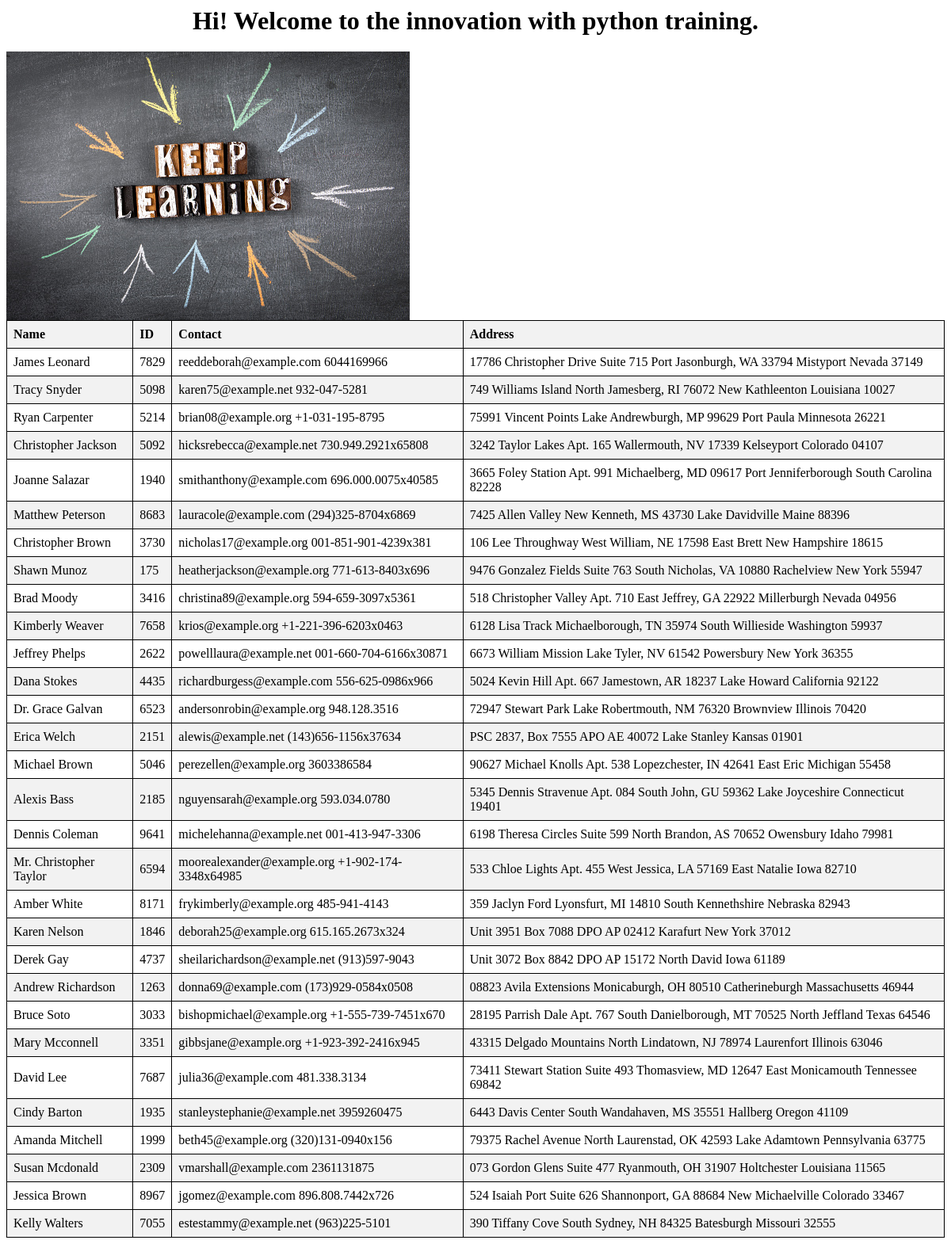
The page / on the database its author committed.
### FIRSTAPPLICATION/models.py (models this page shows)
class Name(models.Model):
    name = models.CharField(max_length=200)

class ID(models.Model):
    id_number = models.IntegerField()

class Contact(models.Model):
    email = models.EmailField()
    phone_number = models.CharField(max_length=20)

class Address(models.Model):
    address_line1 = models.CharField(max_length=200)
    address_line2 = models.CharField(max_length=200, blank=True)
    city = models.CharField(max_length=100)
    state = models.CharField(max_length=100)
    zip_code = models.CharField(max_length=20)

### FIRSTAPPLICATION/views.py (the view)
# urls.py: path('', views.home, name='home'),
def home(request):
    names = Name.objects.all()
    ids = ID.objects.all()
    contacts = Contact.objects.all()
    addresses = Address.objects.all()
    data = list(zip(names, ids, contacts, addresses))
    return render(request, 'FIRSTAPPLICATION/home.html',{'data':data})

### FIRSTAPPLICATION/templates/FIRSTAPPLICATION/home.html (shortened to what this page needs)
{% load static %}
<html>
<head>
    <link rel="stylesheet" type="text/css" href="{% static 'css/style.css' %}">
</head>
<body>
<h1>Hi! Welcome to the innovation with python training.</h1>
<img src="{% static 'images/image.jpg' %}" alt="image">
<table>
    <thead>
        <tr>
            <th>Name</th>
            <th>ID</th>
            <th>Contact</th>
            <th>Address</th>
        </tr>
    </thead>
    <tbody>
        {% for name, id, contact, address in data %}
        <tr>
            <td>{{ name.name }}</td>
            <td>{{ id.id_number }}</td>
            <td>{{ contact.email }} {{ contact.phone_number }}</td>
            <td>{{ address.address_line1 }} {{ address.address_line2 }} {{ address.city }} {{ address.state }} {{ address.zip_code }}</td>
        </tr>
        {% endfor %}
    </tbody>
</table>
</body>
</html>

### FIRSTAPPLICATION/static/CSS/style.css (style rules this page uses)
table { width: 100%; border-collapse: collapse; }
th, td { border: 1px solid black; padding: 8px; text-align: left; }
th { background-color: #f2f2f2; }
tr:nth-child(even) { background-color: #f2f2f2; }
h1 { text-align: center; font-size: 2em; font-weight: bold; margin-bottom: 20px; }

### rows shown on the page
Name: name "James Leonard", id_number "7829", email "reeddeborah@example.com", phone_number "6044169966", address_line1 "17786 Christopher Drive Suite 715 Port Jasonburgh, WA 33794", city "Mistyport", state "Nevada", zip_code "37149"
Name: name "Tracy Snyder", id_number "5098", email "karen75@example.net", phone_number "932-047-5281", address_line1 "749 Williams Island North Jamesberg, RI 76072", city "New Kathleenton", state "Louisiana", zip_code "10027"
Name: name "Ryan Carpenter", id_number "5214", email "brian08@example.org", phone_number "+1-031-195-8795", address_line1 "75991 Vincent Points Lake Andrewburgh, MP 99629", city "Port Paula", state "Minnesota", zip_code "26221"
Name: name "Christopher Jackson", id_number "5092", email "hicksrebecca@example.net", phone_number "730.949.2921x65808", address_line1 "3242 Taylor Lakes Apt. 165 Wallermouth, NV 17339", city "Kelseyport", state "Colorado", zip_code "04107"
Name: name "Joanne Salazar", id_number "1940", email "smithanthony@example.com", phone_number "696.000.0075x40585", address_line1 "3665 Foley Station Apt. 991 Michaelberg, MD 09617", city "Port Jenniferborough", state "South Carolina", zip_code "82228"
Name: name "Matthew Peterson", id_number "8683", email "lauracole@example.com", phone_number "(294)325-8704x6869", address_line1 "7425 Allen Valley New Kenneth, MS 43730", city "Lake Davidville", state "Maine", zip_code "88396"
Name: name "Christopher Brown", id_number "3730", email "nicholas17@example.org", phone_number "001-851-901-4239x381", address_line1 "106 Lee Throughway West William, NE 17598", city "East Brett", state "New Hampshire", zip_code "18615"
Name: name "Shawn Munoz", id_number "175", email "heatherjackson@example.org", phone_number "771-613-8403x696", address_line1 "9476 Gonzalez Fields Suite 763 South Nicholas, VA 10880", city "Rachelview", state "New York", zip_code "55947"
Name: name "Brad Moody", id_number "3416", email "christina89@example.org", phone_number "594-659-3097x5361", address_line1 "518 Christopher Valley Apt. 710 East Jeffrey, GA 22922", city "Millerburgh", state "Nevada", zip_code "04956"
Name: name "Kimberly Weaver", id_number "7658", email "krios@example.org", phone_number "+1-221-396-6203x0463", address_line1 "6128 Lisa Track Michaelborough, TN 35974", city "South Willieside", state "Washington", zip_code "59937"
Name: name "Jeffrey Phelps", id_number "2622", email "powelllaura@example.net", phone_number "001-660-704-6166x30871", address_line1 "6673 William Mission Lake Tyler, NV 61542", city "Powersbury", state "New York", zip_code "36355"
Name: name "Dana Stokes", id_number "4435", email "richardburgess@example.com", phone_number "556-625-0986x966", address_line1 "5024 Kevin Hill Apt. 667 Jamestown, AR 18237", city "Lake Howard", state "California", zip_code "92122"
Name: name "Dr. Grace Galvan", id_number "6523", email "andersonrobin@example.org", phone_number "948.128.3516", address_line1 "72947 Stewart Park Lake Robertmouth, NM 76320", city "Brownview", state "Illinois", zip_code "70420"
Name: name "Erica Welch", id_number "2151", email "alewis@example.net", phone_number "(143)656-1156x37634", address_line1 "PSC 2837, Box 7555 APO AE 40072", city "Lake Stanley", state "Kansas", zip_code "01901"
Name: name "Michael Brown", id_number "5046", email "perezellen@example.org", phone_number "3603386584", address_line1 "90627 Michael Knolls Apt. 538 Lopezchester, IN 42641", city "East Eric", state "Michigan", zip_code "55458"
Name: name "Alexis Bass", id_number "2185", email "nguyensarah@example.org", phone_number "593.034.0780", address_line1 "5345 Dennis Stravenue Apt. 084 South John, GU 59362", city "Lake Joyceshire", state "Connecticut", zip_code "19401"
Name: name "Dennis Coleman", id_number "9641", email "michelehanna@example.net", phone_number "001-413-947-3306", address_line1 "6198 Theresa Circles Suite 599 North Brandon, AS 70652", city "Owensbury", state "Idaho", zip_code "79981"
Name: name "Mr. Christopher Taylor", id_number "6594", email "moorealexander@example.org", phone_number "+1-902-174-3348x64985", address_line1 "533 Chloe Lights Apt. 455 West Jessica, LA 57169", city "East Natalie", state "Iowa", zip_code "82710"
Name: name "Amber White", id_number "8171", email "frykimberly@example.org", phone_number "485-941-4143", address_line1 "359 Jaclyn Ford Lyonsfurt, MI 14810", city "South Kennethshire", state "Nebraska", zip_code "82943"
Name: name "Karen Nelson", id_number "1846", email "deborah25@example.org", phone_number "615.165.2673x324", address_line1 "Unit 3951 Box 7088 DPO AP 02412", city "Karafurt", state "New York", zip_code "37012"
Name: name "Derek Gay", id_number "4737", email "sheilarichardson@example.net", phone_number "(913)597-9043", address_line1 "Unit 3072 Box 8842 DPO AP 15172", city "North David", state "Iowa", zip_code "61189"
Name: name "Andrew Richardson", id_number "1263", email "donna69@example.com", phone_number "(173)929-0584x0508", address_line1 "08823 Avila Extensions Monicaburgh, OH 80510", city "Catherineburgh", state "Massachusetts", zip_code "46944"
Name: name "Bruce Soto", id_number "3033", email "bishopmichael@example.org", phone_number "+1-555-739-7451x670", address_line1 "28195 Parrish Dale Apt. 767 South Danielborough, MT 70525", city "North Jeffland", state "Texas", zip_code "64546"
Name: name "Mary Mcconnell", id_number "3351", email "gibbsjane@example.org", phone_number "+1-923-392-2416x945", address_line1 "43315 Delgado Mountains North Lindatown, NJ 78974", city "Laurenfort", state "Illinois", zip_code "63046"
Name: name "David Lee", id_number "7687", email "julia36@example.com", phone_number "481.338.3134", address_line1 "73411 Stewart Station Suite 493 Thomasview, MD 12647", city "East Monicamouth", state "Tennessee", zip_code "69842"
Name: name "Cindy Barton", id_number "1935", email "stanleystephanie@example.net", phone_number "3959260475", address_line1 "6443 Davis Center South Wandahaven, MS 35551", city "Hallberg", state "Oregon", zip_code "41109"
Name: name "Amanda Mitchell", id_number "1999", email "beth45@example.org", phone_number "(320)131-0940x156", address_line1 "79375 Rachel Avenue North Laurenstad, OK 42593", city "Lake Adamtown", state "Pennsylvania", zip_code "63775"
Name: name "Susan Mcdonald", id_number "2309", email "vmarshall@example.com", phone_number "2361131875", address_line1 "073 Gordon Glens Suite 477 Ryanmouth, OH 31907", city "Holtchester", state "Louisiana", zip_code "11565"
Name: name "Jessica Brown", id_number "8967", email "jgomez@example.com", phone_number "896.808.7442x726", address_line1 "524 Isaiah Port Suite 626 Shannonport, GA 88684", city "New Michaelville", state "Colorado", zip_code "33467"
Name: name "Kelly Walters", id_number "7055", email "estestammy@example.net", phone_number "(963)225-5101", address_line1 "390 Tiffany Cove South Sydney, NH 84325", city "Batesburgh", state "Missouri", zip_code "32555"
